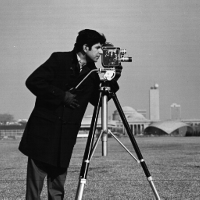
#> input picture images/cameraman.tif, 200 x 200 px, found by its file name
$ jupyter execute --allow-errors chanvese.ipynb
#> lines starting #> are read from the running program, lines starting #| are printed output that depends on the picture
[cell 1]
import matplotlib.pyplot as plt
import numpy as np
from skimage import data, img_as_float
from skimage.segmentation import chan_vese
from PIL import Image
from scipy.ndimage import distance_transform_edt as distance

# Pure Chan Vese

[cell 2]
im = Image.open('/content/drive/MyDrive/dev/julia/ActiveContours/images/cameraman.tif')
#> im is the input picture: PIL image 200x200 L; min 1, max 254, mean 118.3
image = np.array(im)

[cell 3]
# image = img_as_float(data.camera())
# Feel free to play around with the parameters to see how they impact the result
cv = chan_vese(image, mu=0.25, lambda1=1, lambda2=1, tol=1e-3,
               max_iter=200, dt=0.5, init_level_set="checkerboard",
               extended_output=True)

[cell 4]
fig, axes = plt.subplots(2, 2, figsize=(8, 8))
ax = axes.flatten()

ax[0].imshow(image, cmap="gray")
ax[0].set_axis_off()
ax[0].set_title("Original Image", fontsize=12)

ax[1].imshow(cv[0], cmap="gray")
ax[1].set_axis_off()
title = f'Chan-Vese segmentation - {len(cv[2])} iterations'
#> title = 'Chan-Vese segmentation - 200 iterations'
ax[1].set_title(title, fontsize=12)

ax[2].imshow(cv[1], cmap="gray")
ax[2].set_axis_off()
ax[2].set_title("Final Level Set", fontsize=12)

ax[3].plot(cv[2])
ax[3].set_title("Evolution of energy over iterations", fontsize=12)

fig.tight_layout()
plt.show()
#> figure, not shown here; panel 4: curve peaks at x = 0, y = 5711.6

# Step by Step

## Functions

[cell 5]
def _cv_curvature(phi):
    """Returns the 'curvature' of a level set 'phi'.
    """
    P = np.pad(phi, 1, mode='edge')
    fy = (P[2:, 1:-1] - P[:-2, 1:-1]) / 2.0
    fx = (P[1:-1, 2:] - P[1:-1, :-2]) / 2.0
    fyy = P[2:, 1:-1] + P[:-2, 1:-1] - 2*phi
    fxx = P[1:-1, 2:] + P[1:-1, :-2] - 2*phi
    fxy = .25 * (P[2:, 2:] + P[:-2, :-2] - P[:-2, 2:] - P[2:, :-2])
    grad2 = fx**2 + fy**2
    K_num = (fxx*fy**2 - 2*fxy*fx*fy + fyy*fx**2)
    K_den = (grad2*np.sqrt(grad2) + 1e-8)
    K = K_num / K_den
    return K

[cell 6]
test_phi = np.array([
    [10, -100, 10, 190, 20],
    [10, -100, 10, -100, 20],
    [10, -100, 10, -100, 20],
    [10, -100, 10, -100, 20],
    [10, -100, -100, -100, 20],
])

[cell 7]
_cv_curvature(test_phi)

[cell 8]
def _cv_calculate_averages(image, Hphi):
    """Returns the average values 'inside' and 'outside'.
    """
    H = Hphi
    Hinv = 1. - H
    Hsum = np.sum(H)
    Hinvsum = np.sum(Hinv)
    avg_inside = np.sum(image * H)
    avg_oustide = np.sum(image * Hinv)
    if Hsum != 0:
        avg_inside /= Hsum
    if Hinvsum != 0:
        avg_oustide /= Hinvsum
    return (avg_inside, avg_oustide)

[cell 9]
test_Hphi = 1 * (test_phi > 0)

[cell 10]
test_image = np.array([
    [10, 100, -10, 0, 10],
    [10, 100, -10, 0, 10],
    [10, 100, -10, 0, 10],
    [10, 100, -10, 0, 10],
    [10, 100, -10, 0, 10],
])

[cell 11]
_cv_calculate_averages(test_image, test_Hphi)

[cell 12]
def _cv_delta(x, eps=1.):
    """Returns the result of a regularised dirac function of the
    input value(s).
    """
    return eps / (eps**2 + x**2)

[cell 13]
_cv_delta(test_phi)

[cell 14]
test_mu = 0.25
test_lambda1 = 1
test_lambda2 = 1
test_dt = 0.5

[cell 15]
def _cv_calculate_variation(image, phi, mu, lambda1, lambda2, dt):
    """Returns the variation of level set 'phi' based on algorithm parameters.
    """
    eta = 1e-16
    P = np.pad(phi, 1, mode='edge')

    phixp = P[1:-1, 2:] - P[1:-1, 1:-1]
    phixn = P[1:-1, 1:-1] - P[1:-1, :-2]
    phix0 = (P[1:-1, 2:] - P[1:-1, :-2]) / 2.0

    phiyp = P[2:, 1:-1] - P[1:-1, 1:-1]
    phiyn = P[1:-1, 1:-1] - P[:-2, 1:-1]
    phiy0 = (P[2:, 1:-1] - P[:-2, 1:-1]) / 2.0

    C1 = 1. / np.sqrt(eta + phixp**2 + phiy0**2)
    C2 = 1. / np.sqrt(eta + phixn**2 + phiy0**2)
    C3 = 1. / np.sqrt(eta + phix0**2 + phiyp**2)
    C4 = 1. / np.sqrt(eta + phix0**2 + phiyn**2)

    K = (P[1:-1, 2:] * C1 + P[1:-1, :-2] * C2 + P[2:, 1:-1] * C3 + P[:-2, 1:-1] * C4)

    Hphi = 1 * (phi > 0)
    (c1, c2) = _cv_calculate_averages(image, Hphi)

    difference_from_average_term = (- lambda1 * (image-c1)**2 +
                                    lambda2 * (image-c2)**2)
    new_phi = (phi + (dt*_cv_delta(phi)) *
               (mu*K + difference_from_average_term))
    return new_phi / (1 + mu * dt * _cv_delta(phi) * (C1+C2+C3+C4))

[cell 16]
_cv_calculate_variation(test_image, test_phi, test_mu, test_lambda1, test_lambda2, test_dt)

[cell 17]
def _cv_heavyside(x, eps=1.):
    """Returns the result of a regularised heavyside function of the
    input value(s).
    """
    return 0.5 * (1. + (2./np.pi) * np.arctan(x/eps))

#> (a cell that did not finish here is left out)

[cell 19]
def _cv_difference_from_average_term(image, Hphi, lambda_pos, lambda_neg):
    """Returns the 'energy' contribution due to the difference from
    the average value within a region at each point.
    """
    (c1, c2) = _cv_calculate_averages(image, Hphi)
    Hinv = 1. - Hphi
    return (lambda_pos * (image-c1)**2 * Hphi +
            lambda_neg * (image-c2)**2 * Hinv)

[cell 20]
_cv_difference_from_average_term(test_image, test_Hphi, test_lambda1, test_lambda2)

[cell 21]
def _cv_edge_length_term(phi, mu):
    """Returns the 'energy' contribution due to the length of the
    edge between regions at each point, multiplied by a factor 'mu'.
    """
    toret = _cv_curvature(phi)
    return mu * toret

[cell 22]
_cv_edge_length_term(test_phi, test_mu)

[cell 23]
def _cv_energy(image, phi, mu, lambda1, lambda2):
    """Returns the total 'energy' of the current level set function.
    """
    H = _cv_heavyside(phi)
    avgenergy = _cv_difference_from_average_term(image, H, lambda1, lambda2)
    lenenergy = _cv_edge_length_term(phi, mu)
    return np.sum(avgenergy) + np.sum(lenenergy)

[cell 24]
_cv_energy(test_image, test_phi, test_mu, test_lambda1, test_lambda2)

[cell 25]
def _cv_checkerboard(image_size, square_size):
    """Generates a checkerboard level set function.
    According to Pascal Getreuer, such a level set function has fast
    convergence.
    """
    yv = np.arange(image_size[0]).reshape(image_size[0], 1)
    xv = np.arange(image_size[1])
    yv = yv.astype(np.float64)
    xv = xv.astype(np.float64)
    sf = np.pi / square_size
    xv *= sf
    yv *= sf
    return np.sin(yv) * np.sin(xv)

[cell 26]
_cv_checkerboard(image.shape, 5)

#> (a cell that did not finish here is left out)

## Test

### Load image

[cell 28]
im2 = Image.open('/content/drive/MyDrive/dev/julia/ActiveContours/images/blobs.png')
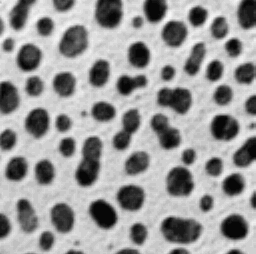
#> input picture images/blobs.png, 256 x 254 px, found by its file name
#> im2 is the input picture: PIL image 256x254 P; min 7, max 247, mean 151.7
image2 = np.array(im2)

### Initialize level set

[cell 29]
# hardcode parameters
mu = 0.25
lambda1 = 1
lambda2 = 1
dt = 0.5
tol=1e-3

[cell 30]
phi = _cv_checkerboard(image2.shape, 5.0)

[cell 31]
#normalize image
image2 = image2 - np.min(image2)
if np.max(image2) != 0:
    image2 = image2 / np.max(image2)

### Find initial energy

[cell 32]
old_energy = _cv_energy(image2, phi, mu, lambda1, lambda2)
#> in _cv_calculate_averages (call 5), `Hinv = 1. - H`:
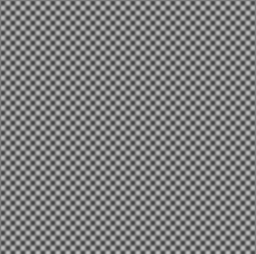
#> Hinv: shape (254, 256) float64; min 0.266, max 0.734, mean 0.5
#> in _cv_calculate_averages (call 5), `Hsum = np.sum(H)`: Hsum = 32514.1
#> in _cv_calculate_averages (call 5), `Hinvsum = np.sum(Hinv)`: Hinvsum = 32509.9
#> in _cv_calculate_averages (call 5), `avg_inside = np.sum(image * H)`: avg_inside = 12905.1
#> in _cv_calculate_averages (call 5), `avg_oustide = np.sum(image * Hinv)`: avg_oustide = 12906.4
#> in _cv_calculate_averages (call 5), `avg_inside /= Hsum`: avg_inside = 0.397
#> in _cv_curvature (call 4), `K = K_num / K_den`:
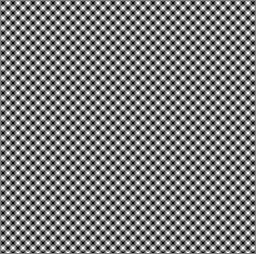
#> K: shape (254, 256) float64; min -1.55, max 1.55, mean -0.000109; drawn with min black and max white
#> old_energy = 5698

### Calculate delta energy

[cell 33]
phivar = tol + 1

[cell 34]
i = 0
energies = []
max_iter = 200

while(phivar > tol and i < max_iter):
    # Save old level set values
    oldphi = phi

    # Calculate new level set
    phi = _cv_calculate_variation(image2, phi, mu, lambda1, lambda2, dt)
    # phi = _cv_reset_level_set(phi)
    phivar = np.sqrt(((phi-oldphi)**2).mean())

    # Extract energy and compare to previous level set and
    # segmentation to see if continuing is necessary
    segmentation = phi > 0
    new_energy = _cv_energy(image2, phi, mu, lambda1, lambda2)

    # Save old energy values
    energies.append(old_energy)
    old_energy = new_energy
    i += 1
#> this loop made 200 passes
#> (phivar, new_energy) on passes 1 to 3: (0.0273, 5696.1), (0.0346, 5825.8), (0.0339, 6308.5)
#> pass 1, in _cv_calculate_variation (call 2), `phixp = P[1:-1, 2:] - P[1:-1, 1:-1]`:
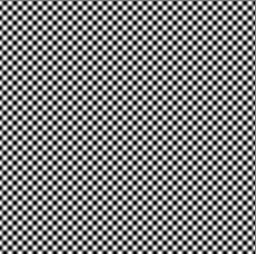
#> phixp: shape (254, 256) float64; min -0.559, max 0.559, mean 4.08e-19; drawn with min black and max white
#> pass 1, in _cv_calculate_variation (call 2), `phixn = P[1:-1, 1:-1] - P[1:-1, :-2]`:
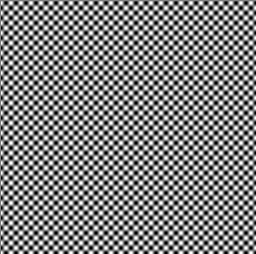
#> phixn: shape (254, 256) float64; min -0.559, max 0.559, mean 4.37e-19; drawn with min black and max white
#> pass 1, in _cv_calculate_variation (call 2), `phiyp = P[2:, 1:-1] - P[1:-1, 1:-1]`:
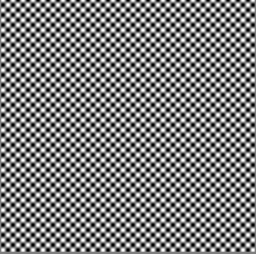
#> phiyp: shape (254, 256) float64; min -0.559, max 0.559, mean 4.5e-05; drawn with min black and max white
#> pass 1, in _cv_calculate_variation (call 2), `phiyn = P[1:-1, 1:-1] - P[:-2, 1:-1]`:
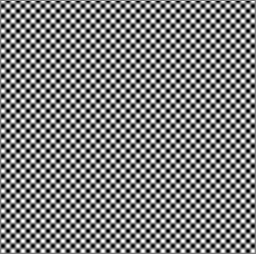
#> phiyn: shape (254, 256) float64; min -0.559, max 0.559, mean 4.5e-05; drawn with min black and max white
#> after the loop:
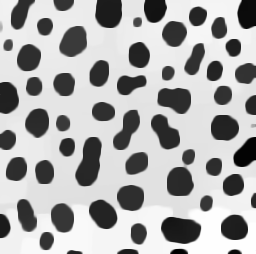
#> phi: shape (254, 256) float64; min -0.977, max 0.719, mean 0.157; drawn with min black and max white

[cell 35]
fig, axes = plt.subplots(2, 2, figsize=(8, 8))
ax = axes.flatten()

ax[0].imshow(image2, cmap="gray")
ax[0].set_axis_off()
ax[0].set_title("Original Image", fontsize=12)

ax[1].imshow(segmentation, cmap="gray")
ax[1].set_axis_off()
title = f'Chan-Vese segmentation - {len(energies)} iterations'
ax[1].set_title(title, fontsize=12)

ax[2].imshow(phi, cmap="gray")
ax[2].set_axis_off()
ax[2].set_title("Final Level Set", fontsize=12)

ax[3].plot(energies)
ax[3].set_title("Evolution of energy over iterations", fontsize=12)

fig.tight_layout()
plt.show()
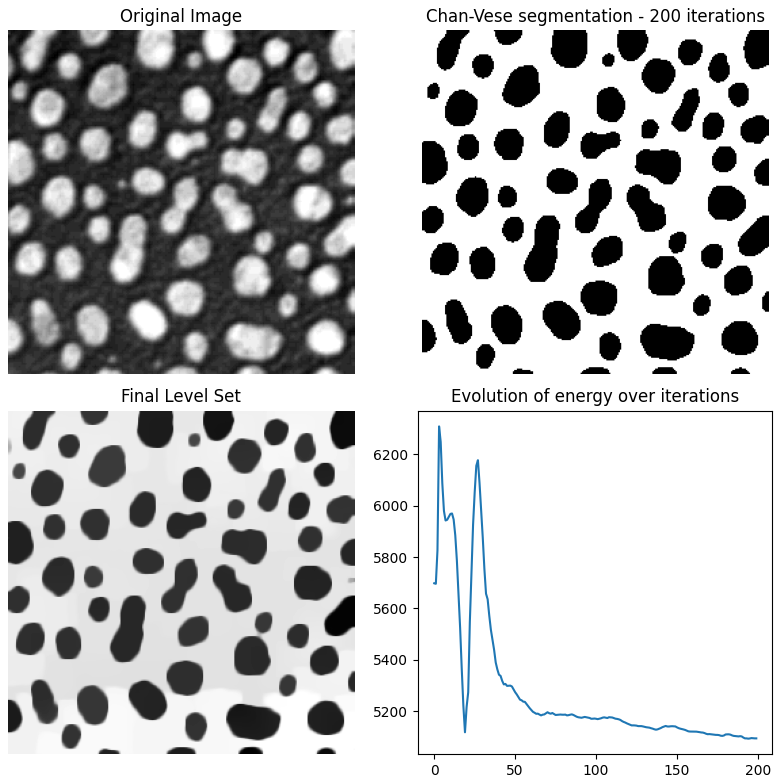
#> figure drawn by matplotlib, 4 panels; panel 4: curve peaks at x = 3, y = 6308.5

# Simplified

[cell 36]
def chan_vese2(image, mu=0.25, lambda1=1.0, lambda2=1.0, tol=1e-3, max_iter=500, dt=0.5,):

#> called with mu = 0.25, lambda1 = 1, lambda2 = 1, tol = 0.001, max_iter = 200, dt = 0.5
    phi = _cv_checkerboard(image.shape, 5.0)
    image = image - np.min(image)
    if np.max(image) != 0:
        image = image / np.max(image)

    i = 0
    old_energy = _cv_energy(image, phi, mu, lambda1, lambda2)
    energies = []
    phivar = tol + 1
    segmentation = phi > 0

    while(phivar > tol and i < max_iter):
        # Save old level set values
        oldphi = phi

        # Calculate new level set
        phi = _cv_calculate_variation(image, phi, mu, lambda1, lambda2, dt)
        # phi = _cv_reset_level_set(phi)
        phivar = np.sqrt(((phi-oldphi)**2).mean())

        # Extract energy and compare to previous level set and
        # segmentation to see if continuing is necessary
        segmentation = phi > 0
        new_energy = _cv_energy(image, phi, mu, lambda1, lambda2)

        # Save old energy values
        energies.append(old_energy)
        old_energy = new_energy
        i += 1
#> this loop made 200 passes
#> pass 1, in _cv_calculate_variation (call 202), `C1 = 1. / np.sqrt(eta + phixp**2 + phiy0**2)`:
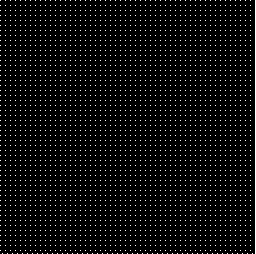
#> C1: shape (254, 256) float64; min 1.76, max 100000000, mean 4469121.6; drawn with min black and max white

    return (segmentation, phi, energies)
